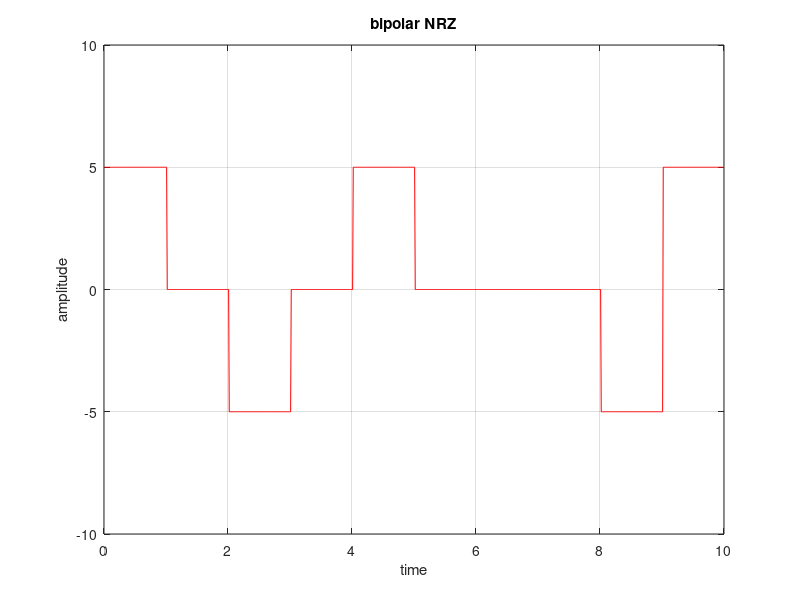

The MATLAB script that drew this image:
clc;
n=randi([0 1],1,10);
a=5;
for i=1:length(n)
  if n(i)==1
    if mod(a,2)==0
      d(i)=-5;
    else
    d(i)=5;
    end
  a=a+1;
 else
  d(i)=0;
end
end
i=1;
t=0:0.01:length(n);
for j=1:length(t)
  if t(j)<=i
    y(j)=d(i);
  else
  y(j)=d(i);
  i=i+1;
 end
end
plot(t,y,'r');
grid on;
xlabel('time');ylabel('amplitude');title('bipolar NRZ');
axis([0 length(n) -10 10]);
